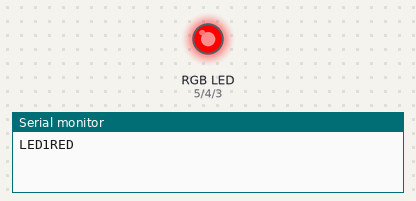
Recording of a sketch running on a simulated Arduino Uno, built with avr-gcc and run on an emulated ATmega328P. Shown: an RGB LED mixed from three pins (HIGH = lit), the last lines printed to the serial monitor.

Above: at 0.5 s.
At 2.5 s:
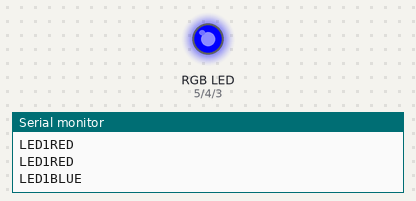
At 4.5 s:
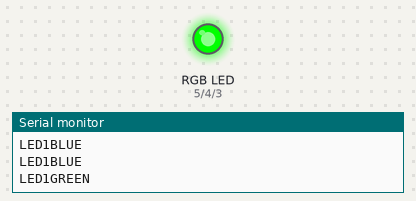
At 5.5 s:
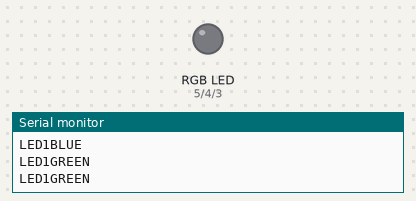
Timing chart, 0 to 7.8 s (numbered marks = the images above):
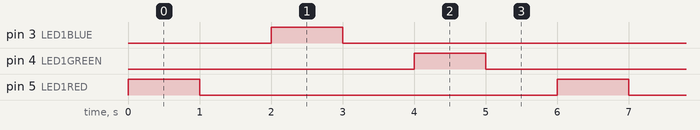

Measured:
- by itself, pin 3 (LED1BLUE), pin 4 (LED1GREEN), pin 5 (LED1RED): alternates HIGH for 1.0 s and LOW for 5.0 s
- by itself, everything shown: repeats every 6.0 s, in 6 steps

The sketch:

Blink_a_RGB_Light.ino
```cpp
#define LED1RED 5
#define LED1BLUE 3
#define LED1GREEN 4
void setup() {

pinMode(LED1RED, OUTPUT);
pinMode(LED1BLUE, OUTPUT);
pinMode(LED1GREEN, OUTPUT);
Serial.begin(9600);
}
void loop() {

digitalWrite(LED1RED,HIGH);
Serial.println("LED1RED ");
delay(1000);
digitalWrite(LED1RED, LOW);
Serial.println("LED1RED");
delay(1000);
digitalWrite(LED1BLUE, HIGH);
Serial.println("LED1BLUE");
delay(1000);
digitalWrite(LED1BLUE, LOW);
Serial.println("LED1BLUE");
delay(1000);
digitalWrite(LED1GREEN, HIGH);
Serial.println("LED1GREEN");
delay(1000);
digitalWrite(LED1GREEN, LOW);
Serial.println("LED1GREEN");
delay(1000);
}
```
